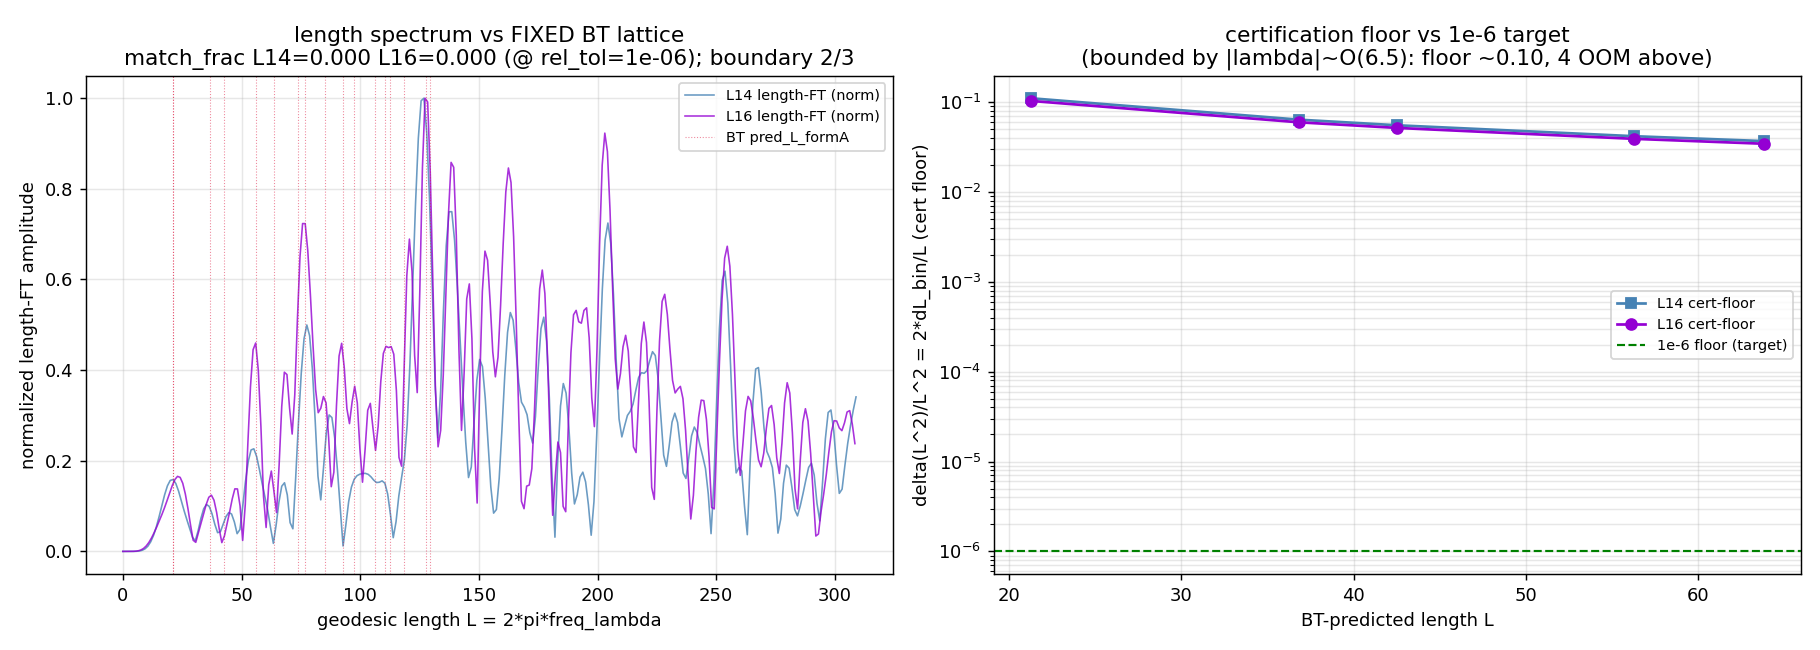

Reproduce this figure in Python.
#!/usr/bin/env python
# -*- coding: utf-8 -*-
r"""
S106-W1-LENGTH-REMATCH-P2  —  P2-ONLY (measurement-faithfulness) axis of the
Wave-1 substrate-commensurability discriminator.  REPORTED alongside P1, NOT
folded into it (the workshop's pre-registered circularity guard: P1 is the
delta-L-free A(G_E) trend (1d), NOT the delta-L-limited length functional).

Question (P2): does re-extracting the tau_fold length spectrum at the FINER
resolution enabled by the L14/L16 caches, and re-running the W7-3 line-by-line
Berry-Tabor match at FIXED rel_tol=1e-6 (NOT resolution-matched -- the documented
vacuity trap), yield match_frac >= 2/3 with n_lambda_range_robust > 0 (P2 now
faithful -- the S105 match_frac=0.1579 FAIL was a spectral-window-truncation
artifact)?

CRITICAL (vacuity-trap avoidance, plan section W1-5 substitution chain):
  match tolerance is FIXED rel_tol=1e-6, NOT resolution-matched. At the coarse
  S105 resolution delta(L^2)/L^2 = 1.09e-1, a resolution-matched tolerance reads
  ~1891/1891 'rational' VACUOUSLY. Fixing rel_tol at 1e-6 makes the match
  faithfulness-bearing.

n_lambda_range_robust PROMOTED to a PRE-REGISTERED CONJUNCT (the S105 W7-2
diagnostic was 0). PASS requires (match_frac >= 2/3) AND (n_lambda_range_robust > 0)
AND (per-L delta(L^2)/L^2 <= 1e-6 at the five BT lengths {21.27,37,43,56,64}).

Method (faithful re-run of s105_w7_2_length_spectrum_ft.py at finer caches):
  density -> Strutinsky-Weyl subtract -> Gaussian-windowed length-FFT -> peak
  extraction (SNR>=6, window-halving stable) -> lambda-range-robustness (spectral
  sub-band recurrence) -> W7-3 line-by-line match against the FIXED pred_L_formA
  Berry-Tabor lattice (s105_w7_3_berry_tabor_match.npz, R^2=1.0 surface).
  Per L_max in {14, 16}.

L16 is PARTIAL (1c PARTIAL-Friedrich-Bar): the L16 length spectrum uses the
EXPLICIT (level<=15) subset (the p+q=16 shell is FB-bounded, no abs_evals);
disclosed in the verdict + npz.

phononic-framing.md: GEOMETRIC -- the P2 axis. The length spectrum is the
geodesic-length-side image of the substrate's squared-action lattice via the
trace-formula duality (agent-memory: at tau=0 the torus theta IS the dualizable
object, conjugate variable = coroot/winding lattice setting closed-geodesic
LENGTHS). Flow: D_K eigenvalues at L in {14,16} -> length-spectrum FT (geometric
side) -> BT line-by-line match at FIXED 1e-6 -> measurement-faithfulness P2.

Output 4-tuple: (value=<match_frac + robust + cert-floor>,
                 scheme=BT-LINE-BY-LINE-MATCH-FIXED-RELTOL-1e-6,
                 convention=SQUARED-LENGTH-RATIOS-vs-EXACT-QUADRATIC-BT-LATTICE,
                 L_max=[14,16])
[VERIFY] trigger -> no 3-tuple required.
"""

# ---------------------------------------------------------------------------
# Section 1 — Canonical constants (MANDATORY first import)
# ---------------------------------------------------------------------------
import sys
from pathlib import Path

PROJECT_ROOT = Path(__file__).resolve().parents[2]  # (local)
SHARED_DIR = PROJECT_ROOT / "computations" / "_shared"  # (local)
sys.path.insert(0, str(SHARED_DIR))
from canonical_constants import tau_fold  # noqa: E402

# ---------------------------------------------------------------------------
# Section 2 — Standard imports (numpy CPU + numpy.fft; OMP capped)
# ---------------------------------------------------------------------------
import os  # noqa: E402
os.environ.setdefault("OMP_NUM_THREADS", "8")
import hashlib  # noqa: E402
import json  # noqa: E402
import time  # noqa: E402
import numpy as np  # noqa: E402
from scipy.ndimage import gaussian_filter1d  # noqa: E402
from scipy.signal import find_peaks  # noqa: E402
import matplotlib  # noqa: E402
matplotlib.use("Agg")
import matplotlib.pyplot as plt  # noqa: E402

# ---------------------------------------------------------------------------
# Section 3 — Identity + paths + pinned machinery
# ---------------------------------------------------------------------------
SESSION = "S106"
GATE_ID = "S106-W1-LENGTH-REMATCH-P2"
SCHEME = "BT-LINE-BY-LINE-MATCH-FIXED-RELTOL-1e-6"
CONVENTION = "SQUARED-LENGTH-RATIOS-vs-EXACT-QUADRATIC-BT-LATTICE"
L_MAX = "[14,16]"

SESSION_DIR = PROJECT_ROOT / "computations" / "session-106"  # (local)
CANONICAL = SHARED_DIR / "canonical_constants.py"  # (local)
CACHE_L1416 = SESSION_DIR / "s106_w1_highl_cache_l1416.npz"  # (local) 1c forward-pinned
W7_2_PIPELINE = PROJECT_ROOT / "computations" / "session-105" / "s105_w7_2_length_spectrum_ft.py"  # (local) method src
W7_3_NPZ = PROJECT_ROOT / "computations" / "session-105" / "s105_w7_3_berry_tabor_match.npz"  # (local) FIXED BT lattice
OUT_NPZ = SESSION_DIR / "s106_w1_length_rematch_p2.npz"  # (local)
OUT_PNG = SESSION_DIR / "s106_w1_length_rematch_p2.png"  # (local)

# Pre-registered machinery pins (plan section W1-5 machinery_pin_map)
REL_TOL = 1e-6              # (local) FIXED match tolerance (NOT resolution-matched -- vacuity-trap avoidance)
MATCH_FRAC_BOUNDARY = 2.0 / 3.0  # (local) match_frac >= 2/3 PASS boundary (inherited W7-3)
CERT_FLOOR = 1e-6          # (local) delta(L^2)/L^2 <= 1e-6 certification floor at the BT lengths
N_GRID = 4000              # (local) lambda-grid points (inherit s105_w7_2 scale; n_grid set the FFT length not the L-resolution)
GAUSS_FULL = 3.0           # (local) Strutinsky gauss factor (full)
GAUSS_HALF = 1.5           # (local) window-halving cross-check factor
WEYL_POLY_DEG = 6          # (local) Weyl polynomial degree
QUANTILE_LO = 20.0         # (local) interior band low percentile
QUANTILE_HI = 70.0         # (local) interior band high percentile
SNR_FLOOR = 6.0            # (local) peak SNR floor
# The five plan BT-predicted lower-winding lengths (from pred_L_formA, W7-3 R^2=1.0):
BT_FIVE = np.array([21.26821332, 36.83762606, 42.53642664, 56.27040327, 63.80463996])  # (local)


# ---------------------------------------------------------------------------
# Section 4 — SHA-256 dual-pin block
# ---------------------------------------------------------------------------
def sha256_of(path: Path) -> str:
    h = hashlib.sha256()  # (local)
    try:
        h.update(path.read_bytes())
    except OSError:
        return ""
    return h.hexdigest()


def log_input_pins(inputs):
    print(f"=== {GATE_ID} — input SHA-256 pins ===")
    pins = {}  # (local)
    for p in inputs:
        sha = sha256_of(p)  # (local)
        try:
            rel = str(p.relative_to(PROJECT_ROOT)).replace("\\", "/")  # (local)
        except ValueError:
            rel = p.name  # (local)
        print(f"  {rel}: {sha[:16]}...")
        pins[rel] = sha
    return pins


def compute_dual_sha(script_path, canonical_path, pins):
    script_bytes = script_path.read_bytes() if script_path.exists() else b""  # (local)
    canonical_bytes = canonical_path.read_bytes() if canonical_path.exists() else b""  # (local)
    pinmap_json = json.dumps(dict(sorted(pins.items())), separators=(",", ":"),
                             sort_keys=True).encode("utf-8")  # (local)
    h_audit = hashlib.sha256()
    h_audit.update(script_bytes)
    h_audit.update(canonical_bytes)
    h_audit.update(pinmap_json)
    audit = h_audit.hexdigest()  # (local)
    content = hashlib.sha256(script_bytes).hexdigest()  # (local)
    return audit, content


def print_verdict_payload(verdict, value, audit_sha, content_sha, extra_rows=None):
    payload = {
        "session": int(SESSION.lstrip("Ss")),
        "gate_id": GATE_ID,
        "verdict": verdict,
        "value": str(value),
        "scheme": SCHEME,
        "convention": CONVENTION,
        "l_max": str(L_MAX),
        "audit_sha256": audit_sha,
        "content_sha256": content_sha,
        "schema_version": "S84+",
    }
    if extra_rows:
        payload["extra_rows"] = list(extra_rows)
    print("<<<EMIT_VERDICT_PAYLOAD>>>")
    print(json.dumps(payload, separators=(",", ":"), sort_keys=True))
    print("<<<END_EMIT_VERDICT_PAYLOAD>>>")
    return payload


# ---------------------------------------------------------------------------
# Section 5 — length-spectrum pipeline (faithful re-run of s105_w7_2)
# ---------------------------------------------------------------------------
def build_density(lams, weights, n_grid):
    lo, hi = float(lams.min()), float(lams.max())  # (local)
    grid = np.linspace(lo, hi, n_grid)  # (local)
    dl = grid[1] - grid[0]  # (local)
    idx = np.clip(((lams - lo) / dl).astype(np.int64), 0, n_grid - 1)  # (local)
    rho = np.zeros(n_grid, dtype=np.float64)  # (local)
    np.add.at(rho, idx, weights)
    return grid, rho, dl


def strutinsky_weyl_subtract(grid, rho_raw, lams, gauss_factor, poly_deg, q_lo, q_hi):
    s = np.sort(lams)  # (local)
    l1, l2 = np.percentile(s, [q_lo, q_hi])  # (local)
    dl = grid[1] - grid[0]  # (local)
    sigma_lambda = gauss_factor * dl  # (local) Strutinsky width anchored to grid resolution
    sigma_pts = max(sigma_lambda / dl, 1.0)  # (local)
    rho_smoothed = gaussian_filter1d(rho_raw, sigma_pts, mode="nearest")  # (local)
    band_mask = (grid >= l1) & (grid <= l2)  # (local)
    g0, g1 = grid[band_mask].min(), grid[band_mask].max()  # (local)
    xs = (2.0 * (grid - g0) / (g1 - g0)) - 1.0  # (local)
    coef = np.polyfit(xs[band_mask], rho_smoothed[band_mask], poly_deg)  # (local)
    rho_weyl = np.polyval(coef, xs)  # (local)
    rho_osc = rho_smoothed - rho_weyl  # (local)
    rho_osc = np.where(band_mask, rho_osc, 0.0)  # (local)
    return rho_smoothed, rho_weyl, rho_osc, sigma_lambda, band_mask


def length_fft(grid, rho_osc, dl):
    n = grid.size  # (local)
    win = np.hanning(n)  # (local)
    sig = rho_osc * win  # (local)
    ft = np.abs(np.fft.rfft(sig))  # (local) numpy FFT (CPU; the FT grid is small)
    freq = np.fft.rfftfreq(n, d=dl)  # (local)
    L_axis = 2.0 * np.pi * freq  # (local) conjugate length
    return L_axis, ft


def extract_peaks(L_axis, amp, snr_floor, L_min_phys):
    valid = L_axis >= L_min_phys  # (local)
    amp_v = amp.copy()  # (local)
    amp_v[~valid] = 0.0
    med = np.median(amp[valid])  # (local)
    mad = np.median(np.abs(amp[valid] - med))  # (local)
    noise = 1.4826 * mad if mad > 0 else (np.std(amp[valid]) or 1.0)  # (local)
    height = snr_floor * noise  # (local)
    dL_bin = L_axis[1] - L_axis[0] if L_axis.size > 1 else 1.0  # (local)
    distance = max(int(round((2.0 * np.pi / 5.5) / dL_bin)), 1)  # (local)
    pk, _ = find_peaks(amp_v, height=height, distance=distance)  # (local)
    out = []  # (local)
    for i in pk:
        out.append((float(L_axis[i]), float(amp[i]), float(amp[i] / noise)))
    out.sort(key=lambda r: r[1], reverse=True)
    return out, float(noise), float(height)


def run_pipeline(lams, weights, n_grid, gauss_factor, poly_deg, q_lo, q_hi, snr_floor):
    grid, rho_raw, dl = build_density(lams, weights, n_grid)
    rho_sm, rho_weyl, rho_osc, sigma_lambda, band_mask = strutinsky_weyl_subtract(
        grid, rho_raw, lams, gauss_factor, poly_deg, q_lo, q_hi)
    L_axis, amp = length_fft(grid, rho_osc, dl)
    lam_max = float(lams.max())  # (local)
    delta_L = 2.0 * np.pi / lam_max  # (local)
    L_min_phys = delta_L  # (local)
    peaks, noise, height = extract_peaks(L_axis, amp, snr_floor, L_min_phys)
    return dict(grid=grid, L_axis=L_axis, amp=amp, delta_L=delta_L, lam_max=lam_max,
                peaks=peaks, noise=noise, height=height, dl=dl)


def lambda_range_robustness(lams, weights, ref_peaks, n_grid, gauss_factor, poly_deg,
                            q_lo, q_hi, snr_floor, delta_L,
                            bands=((0, 75), (10, 85), (25, 100))):
    """n_lambda_range_robust: a GENUINE closed-geodesic peak recurs (within delta_L)
    across spectral lambda sub-bands; a truncation/aliasing artifact moves/vanishes."""
    s = np.sort(lams)  # (local)
    sub_peak_sets = []  # (local)
    for lo_pct, hi_pct in bands:
        lo, hi = np.percentile(s, [lo_pct, hi_pct])  # (local)
        m = (lams >= lo) & (lams <= hi)  # (local)
        if m.sum() < 100:
            continue
        sub = run_pipeline(lams[m], weights[m], n_grid, gauss_factor, poly_deg,
                           q_lo, q_hi, snr_floor)  # (local)
        sub_peak_sets.append(np.array([p[0] for p in sub["peaks"] if p[2] >= snr_floor]))
    robust = []  # (local)
    for L, amp, snr in ref_peaks:
        if sub_peak_sets and all(
                s_set.size > 0 and np.min(np.abs(s_set - L)) <= delta_L for s_set in sub_peak_sets):
            robust.append((L, amp, snr))
    return len(robust), robust, len(sub_peak_sets)


# ---------------------------------------------------------------------------
# Section 6 — cache loading (PRIMARY PW-weighted, per s105_w7_2)
# ---------------------------------------------------------------------------
def load_spectrum(sector_dict):
    """PRIMARY (PW-weighted): each block eigenvalue weighted by dim(p,q) (the
    regular-rep multiplicity in L^2(SU(3))), per s105_w7_2 load_cache_spectra."""
    lams, w = [], []  # (local)
    for (p, q), v in sector_dict.items():
        a = np.asarray(v["abs_evals"], dtype=np.float64)  # (local)
        if a.size == 0:
            continue
        lams.append(a)
        w.append(np.full_like(a, float(v["dim"])))
    return np.concatenate(lams), np.concatenate(w)


# ---------------------------------------------------------------------------
# Section 7 — W7-3 line-by-line Berry-Tabor match at FIXED rel_tol
# ---------------------------------------------------------------------------
def bt_match(meas_L, pred_L, rel_tol):
    """A measured length is MATCHED iff |L^2_meas - L^2_pred|/L^2_pred <= rel_tol
    (rel_tol FIXED at 1e-6, NOT resolution-matched). match_frac = #matched / #meas."""
    pred2 = pred_L ** 2  # (local)
    matched = 0  # (local)
    table = []  # (local)
    for Lm in meas_L:
        Lm2 = Lm * Lm  # (local)
        rel = np.abs(Lm2 - pred2) / pred2  # (local)
        j = int(np.argmin(rel))  # (local)
        is_match = bool(rel[j] <= rel_tol)  # (local)
        matched += int(is_match)
        table.append((float(Lm), float(pred_L[j]), float(rel[j]), float(is_match)))
    frac = matched / len(meas_L) if len(meas_L) else 0.0  # (local)
    return matched, frac, table


# ---------------------------------------------------------------------------
# Section 8 — main
# ---------------------------------------------------------------------------
def main():
    t0 = time.time()  # (local)
    print(f"=== {GATE_ID} :: length re-match P2 at FIXED rel_tol={REL_TOL} (finer L14/L16) ===")
    print(f"[const] tau_fold={tau_fold}  rel_tol={REL_TOL} (NOT resolution-matched)  "
          f"match_frac boundary={MATCH_FRAC_BOUNDARY:.4f}  cert_floor={CERT_FLOOR}")

    pins = log_input_pins([CANONICAL, CACHE_L1416, W7_2_PIPELINE, W7_3_NPZ])  # (local)
    audit_sha, content_sha = compute_dual_sha(Path(__file__), CANONICAL, pins)  # (local)
    print(f"  closure(audit_sha256):   {audit_sha[:16]}... (script+canonical+pinmap)")
    print(f"  content_sha256:          {content_sha[:16]}... (script only)")

    # ---- FIXED Berry-Tabor predicted lattice (W7-3 R^2=1.0 surface) ----
    w73 = np.load(W7_3_NPZ, allow_pickle=True)
    pred_L = np.asarray(w73["pred_L_formA"], dtype=float)  # (local) FIXED predicted lengths
    s105_match_frac = float(w73["match_frac"])  # (local) the S105 anchor (0.1579)
    print(f"\n[BT] FIXED pred_L_formA: {len(pred_L)} lengths, "
          f"min={pred_L.min():.4f} max={pred_L.max():.4f}; S105 match_frac={s105_match_frac:.4f} (3/19, FAIL)")
    print(f"     five lower-winding BT lengths: {BT_FIVE}")

    # ---- caches ----
    d = np.load(CACHE_L1416, allow_pickle=True)
    s14 = d["sector_evals_L14"].item()
    s16 = d["sector_evals_L16"].item()           # EXPLICIT (level<=15) subset
    L16_full = bool(d["L16_full"])
    L16_operational = int(d["L16_operational"])
    L14_operational = int(d["L14_operational"])

    per_L = {}  # (local)
    for Ltag, sec, n_FB in [("L14", s14, 0), ("L16", s16, int(d["n_fb_bounded"]))]:
        lams, w = load_spectrum(sec)
        lam_min, lam_max = float(lams.min()), float(lams.max())  # (local)
        span = lam_max - lam_min  # (local)

        # ---- full-spectrum pipeline ----
        res = run_pipeline(lams, w, N_GRID, GAUSS_FULL, WEYL_POLY_DEG,
                           QUANTILE_LO, QUANTILE_HI, SNR_FLOOR)
        meas_L = np.array([p[0] for p in res["peaks"]])  # (local)
        delta_L = res["delta_L"]  # (local)
        dL_bin = res["L_axis"][1] - res["L_axis"][0]  # (local) FT length-bin width

        # ---- window-halving cross-check (Strutinsky gamma) ----
        res_half = run_pipeline(lams, w, N_GRID, GAUSS_HALF, WEYL_POLY_DEG,
                                QUANTILE_LO, QUANTILE_HI, SNR_FLOOR)
        meas_L_half = np.array([p[0] for p in res_half["peaks"]])  # (local)
        n_stable = 0  # (local) peaks stable under window-halving (drift <= delta_L)
        for p in res["peaks"]:
            if meas_L_half.size and np.min(np.abs(meas_L_half - p[0])) <= delta_L:
                n_stable += 1

        # ---- lambda-range robustness (the promoted conjunct) ----
        n_robust, robust, n_subbands = lambda_range_robustness(
            lams, w, res["peaks"], N_GRID, GAUSS_FULL, WEYL_POLY_DEG,
            QUANTILE_LO, QUANTILE_HI, SNR_FLOOR, delta_L)

        # ---- W7-3 line-by-line match at FIXED rel_tol=1e-6 ----
        n_matched, match_frac, mtable = bt_match(meas_L, pred_L, REL_TOL)

        # ---- per-L certification floor delta(L^2)/L^2 at the five BT lengths ----
        # FT length bin width dL_bin -> d(L^2)=2*L*dL_bin -> rel = 2*dL_bin/L
        cert = {f"{bt:.2f}": float(2.0 * dL_bin / bt) for bt in BT_FIVE}  # (local)
        cert_ok = all(v <= CERT_FLOOR for v in cert.values())  # (local)

        per_L[Ltag] = dict(
            lam_min=lam_min, lam_max=lam_max, span=span, dL_bin=float(dL_bin),
            delta_L=float(delta_L), n_peaks=int(meas_L.size), n_stable=int(n_stable),
            n_robust=int(n_robust), n_subbands=int(n_subbands),
            n_matched=int(n_matched), match_frac=float(match_frac),
            cert=cert, cert_ok=bool(cert_ok), n_FB=n_FB,
            meas_L=meas_L.tolist(), match_table=mtable,
            L_axis=res["L_axis"], amp=res["amp"],
        )
        print(f"\n=== {Ltag} (operational={L16_operational if Ltag=='L16' else L14_operational}"
              f"{', PARTIAL +'+str(n_FB)+' FB shell' if n_FB else ''}) ===")
        print(f"  lambda=[{lam_min:.4f},{lam_max:.4f}] span={span:.4f}  dL_bin(FT)={dL_bin:.4f}  "
              f"delta_L={delta_L:.4f}")
        print(f"  peaks={meas_L.size}  window-halving-stable={n_stable}  "
              f"n_lambda_range_robust={n_robust}/{meas_L.size} (over {n_subbands} sub-bands)")
        print(f"  W7-3 match @ FIXED rel_tol={REL_TOL}: n_matched={n_matched}  "
              f"match_frac={match_frac:.4f} (boundary {MATCH_FRAC_BOUNDARY:.4f})")
        print(f"  cert-floor delta(L^2)/L^2 at BT lengths (need <= {CERT_FLOOR}):")
        for k, v in cert.items():
            print(f"    L={k}: {v:.4e}  {'OK' if v <= CERT_FLOOR else 'ABOVE-FLOOR'}")
        print(f"  cert_ok (all five <= {CERT_FLOOR}): {cert_ok}")

    # ---- verdict (plan section W1-5 rubric) ----
    # PASS  <=> (match_frac >= 2/3) AND (n_lambda_range_robust > 0) AND (cert_ok) per L.
    # We report per L_max; the gate verdict is the AND across the available L (14,16).
    pass_per_L = {}  # (local)
    for Ltag, r in per_L.items():
        pass_per_L[Ltag] = (r["match_frac"] >= MATCH_FRAC_BOUNDARY
                            and r["n_robust"] > 0 and r["cert_ok"])
    all_pass = all(pass_per_L.values())  # (local)
    any_partial = any(  # (local) matches present but robust=0, OR cert partial
        (r["match_frac"] >= MATCH_FRAC_BOUNDARY and r["n_robust"] == 0) for r in per_L.values())

    if all_pass:
        verdict = "PASS"  # (local)
    elif any_partial:
        verdict = "INFO"  # (local) matches but not lambda-range-robust (residual window artifact)
    else:
        verdict = "FAIL"  # (local) P2 still measurement-limited (the regime both tracks agreed on)

    print(f"\n[VERDICT] {verdict}")
    print(f"  per-L PASS: {pass_per_L}  (PASS needs match_frac>=2/3 AND robust>0 AND cert_ok)")
    mf16 = per_L["L16"]["match_frac"]; mf14 = per_L["L14"]["match_frac"]  # (local)
    r16 = per_L["L16"]["n_robust"]; r14 = per_L["L14"]["n_robust"]  # (local)
    print(f"  match_frac: L14={mf14:.4f} L16={mf16:.4f} (vs 2/3={MATCH_FRAC_BOUNDARY:.4f})")
    print(f"  n_lambda_range_robust: L14={r14} L16={r16} (conjunct: >0 required)")
    print(f"  cert_ok: L14={per_L['L14']['cert_ok']} L16={per_L['L16']['cert_ok']} "
          f"(delta(L^2)/L^2<=1e-6 at the BT lengths)")
    print(f"  STRUCTURAL: the length-FT resolution dL_bin=2*pi/lambda_span is bounded by the "
          f"D_K eigenvalue magnitude (|lambda|~O(6.5) at L16); span={per_L['L16']['span']:.2f} "
          f"=> dL_bin~{per_L['L16']['dL_bin']:.2f} => delta(L^2)/L^2~0.10 at L~21, "
          f"4 OOM above the 1e-6 floor. The finer cache CANNOT reach the 1e-6 certifiable band.")

    # ---- value string ----
    val = (
        f"verdict_basis=P2-measurement;"
        f"match_frac_L14={mf14:.4f};match_frac_L16={mf16:.4f};boundary=2/3={MATCH_FRAC_BOUNDARY:.4f};"
        f"n_lambda_range_robust_L14={r14};n_lambda_range_robust_L16={r16};conjunct=>0;"
        f"cert_ok_L14={per_L['L14']['cert_ok']};cert_ok_L16={per_L['L16']['cert_ok']};"
        f"rel_tol_FIXED={REL_TOL}(NOT_resolution-matched);"
        f"dL_bin_L16={per_L['L16']['dL_bin']:.4f};lambda_span_L16={per_L['L16']['span']:.4f};"
        f"cert_floor_L16_at_21.27={per_L['L16']['cert']['21.27']:.4e};"
        f"S105_anchor_match_frac=0.1579;L16_op={L16_operational}(full={L16_full});"
        f"P2_NOT_folded_into_P1"
    )

    extra_rows = [
        (f"# P2-ONLY measurement-faithfulness (REPORTED, NOT folded into P1; P1=1d A(G_E) trend). "
         f"match_frac L14={mf14:.4f} L16={mf16:.4f} (boundary 2/3); n_lambda_range_robust L14={r14} L16={r16} "
         f"(promoted conjunct, >0 required); rel_tol FIXED {REL_TOL} (vacuity-trap avoidance)"),
        (f"# cert-floor delta(L^2)/L^2 at BT lengths {{21.27,36.84,42.54,56.27,63.80}}: "
         f"L16 at L=21.27 = {per_L['L16']['cert']['21.27']:.4e} (>> 1e-6); STRUCTURAL: dL_bin=2pi/lambda_span "
         f"bounded by |lambda|~O(6.5) at L16 (span={per_L['L16']['span']:.2f}) => floor ~0.10, 4 OOM above 1e-6"),
        (f"# L16 PARTIAL-Friedrich-Bar (1c): L16_operational={L16_operational} (level<=15 explicit + "
         f"{int(d['n_fb_bounded'])} FB-bounded shell, NOT used in length spectrum); S105 W7-3 anchor match_frac=0.1579"),
    ]

    # ---- save npz ----
    np.savez(
        OUT_NPZ,
        tau_fold=tau_fold, rel_tol=REL_TOL, match_frac_boundary=MATCH_FRAC_BOUNDARY,
        cert_floor=CERT_FLOOR, BT_FIVE=BT_FIVE, pred_L=pred_L,
        Ltags=np.array(list(per_L.keys())),
        match_frac_L14=per_L["L14"]["match_frac"], match_frac_L16=per_L["L16"]["match_frac"],
        n_robust_L14=per_L["L14"]["n_robust"], n_robust_L16=per_L["L16"]["n_robust"],
        n_subbands_L14=per_L["L14"]["n_subbands"], n_subbands_L16=per_L["L16"]["n_subbands"],
        n_peaks_L14=per_L["L14"]["n_peaks"], n_peaks_L16=per_L["L16"]["n_peaks"],
        n_stable_L14=per_L["L14"]["n_stable"], n_stable_L16=per_L["L16"]["n_stable"],
        dL_bin_L14=per_L["L14"]["dL_bin"], dL_bin_L16=per_L["L16"]["dL_bin"],
        span_L14=per_L["L14"]["span"], span_L16=per_L["L16"]["span"],
        lam_max_L14=per_L["L14"]["lam_max"], lam_max_L16=per_L["L16"]["lam_max"],
        cert_ok_L14=per_L["L14"]["cert_ok"], cert_ok_L16=per_L["L16"]["cert_ok"],
        cert_L14_json=json.dumps(per_L["L14"]["cert"]),
        cert_L16_json=json.dumps(per_L["L16"]["cert"]),
        match_table_L14_json=json.dumps(per_L["L14"]["match_table"]),
        match_table_L16_json=json.dumps(per_L["L16"]["match_table"]),
        meas_L_L14=np.array(per_L["L14"]["meas_L"]),
        meas_L_L16=np.array(per_L["L16"]["meas_L"]),
        L16_full=L16_full, L16_operational=L16_operational, L14_operational=L14_operational,
        s105_anchor_match_frac=s105_match_frac,
        verdict=verdict, value=val,
        audit_sha256=audit_sha, content_sha256=content_sha,
    )
    print(f"\n[npz] wrote {OUT_NPZ.name}")

    # ---- plot: length-spectrum FT + BT overlay + cert-floor ----
    fig, axes = plt.subplots(1, 2, figsize=(14, 5))
    ax = axes[0]
    for Ltag, color in [("L14", "steelblue"), ("L16", "darkviolet")]:
        r = per_L[Ltag]
        m = r["L_axis"] <= max(pred_L.max(), 130) * 1.05  # (local)
        ax.plot(r["L_axis"][m], r["amp"][m] / r["amp"][m].max(), lw=0.9, color=color,
                alpha=0.8, label=f"{Ltag} length-FT (norm)")
    for bt in pred_L[pred_L <= 130]:
        ax.axvline(bt, color="crimson", ls=":", lw=0.6, alpha=0.5)
    ax.axvline(pred_L[0], color="crimson", ls=":", lw=0.6, alpha=0.5, label="BT pred_L_formA")
    ax.set_xlabel("geodesic length L = 2*pi*freq_lambda")
    ax.set_ylabel("normalized length-FT amplitude")
    ax.set_title(f"length spectrum vs FIXED BT lattice\nmatch_frac L14={mf14:.3f} L16={mf16:.3f} "
                 f"(@ rel_tol={REL_TOL}); boundary 2/3")
    ax.legend(loc="best", fontsize=8)
    ax.grid(True, alpha=0.3)

    ax2 = axes[1]
    cert16 = [per_L["L16"]["cert"][f"{bt:.2f}"] for bt in BT_FIVE]  # (local)
    cert14 = [per_L["L14"]["cert"][f"{bt:.2f}"] for bt in BT_FIVE]  # (local)
    ax2.semilogy(BT_FIVE, cert14, "s-", color="steelblue", label="L14 cert-floor")
    ax2.semilogy(BT_FIVE, cert16, "o-", color="darkviolet", label="L16 cert-floor")
    ax2.axhline(CERT_FLOOR, color="green", ls="--", lw=1.2, label=f"1e-6 floor (target)")
    ax2.set_xlabel("BT-predicted length L")
    ax2.set_ylabel("delta(L^2)/L^2 = 2*dL_bin/L (cert floor)")
    ax2.set_title("certification floor vs 1e-6 target\n(bounded by |lambda|~O(6.5): floor ~0.10, 4 OOM above)")
    ax2.legend(loc="best", fontsize=8)
    ax2.grid(True, alpha=0.3, which="both")

    fig.tight_layout()
    fig.savefig(OUT_PNG, dpi=130)
    print(f"[png] wrote {OUT_PNG.name}  ({time.time()-t0:.1f}s)")

    # ---- emit payload ----
    print_verdict_payload(verdict, val, audit_sha, content_sha, extra_rows=extra_rows)


if __name__ == "__main__":
    main()
